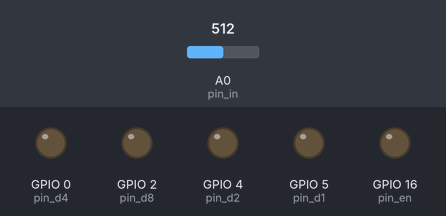
Simulated run of this sketch. Board: ESP8266 (NodeMCU). Shown: output pins drawn as LEDs (lit = HIGH). The test bench sets the inputs (shaded band); at power-on: A0 (pin_in) = 512. WiFi joins after 1.5 s; servers stay silent unless stated; what the sketch prints to the serial monitor is not drawn.

Above: at 2.5 s.
At 5.7 s:
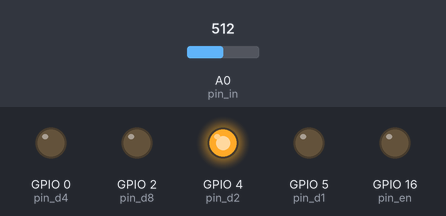
At 7.2 s:
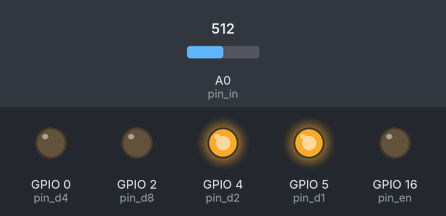
At 10.2 s:
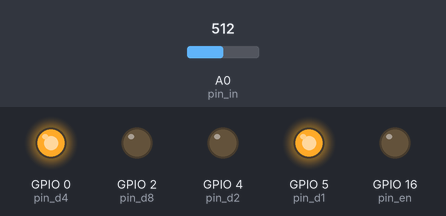
At 13.2 s:
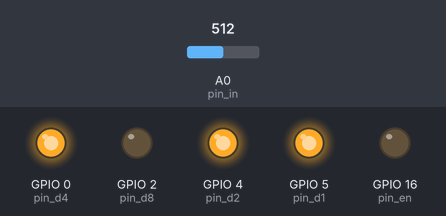
At 17.7 s:
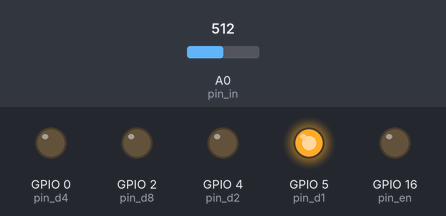
Timing chart, 0 to 19.1 s (numbered marks = the images above):
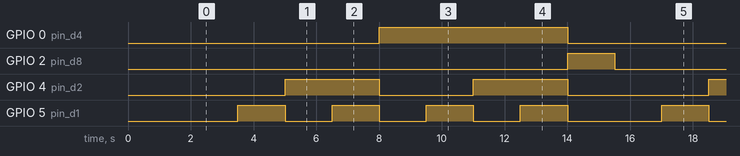

Measured:
- by itself, GPIO 0 (pin_d4): alternates HIGH for 6.0 s and LOW for 7.5 s
- by itself, GPIO 2 (pin_d8): alternates HIGH for 1.5 s and LOW for 12.0 s
- by itself, GPIO 4 (pin_d2): repeats every 13.5 s: LOW 3.0 s, HIGH 3.0 s, LOW 4.5 s, HIGH 3.0 s
- by itself, GPIO 5 (pin_d1): repeats every 13.5 s: 3 × (LOW 1.5 s, HIGH 1.5 s), LOW 3.0 s, HIGH 1.5 s

The sketch:

tempsensor.ino
```cpp
#include <ESP8266WiFi.h>          //ESP8266 Core WiFi Library (you most likely already have this in your sketch)

#include <DNSServer.h>            //Local DNS Server used for redirecting all requests to the configuration portal
#include <ESP8266WebServer.h>     //Local WebServer used to serve the configuration portal
#include <WiFiManager.h>          //https://github.com/tzapu/WiFiManager WiFi Configuration Magic
#include <Ticker.h>

int pin_in = A0;
int pin_en = 16;
int pin_d1 = 5;
int pin_d2 = 4;
int pin_d4 = 0;
int pin_d8 = 2;

const int numberOfPorts = 8;

float temperatures[16];

Ticker ticker;

std::unique_ptr<ESP8266WebServer> server;

void setup() {
  // put your setup code here, to run once:

  Serial.begin(9600);
  Serial.println("Initializing");
  WiFiManager wifiManager;
  wifiManager.autoConnect();

  Serial.println("Connected. Starting web server.");

  server.reset(new ESP8266WebServer(WiFi.localIP(), 80));

  server->on("/", [](){
    String output = "[";
    for(int i=1;i<=numberOfPorts;i++) {
      if(i>1) output += ",";
      output += "{\"sensor\":"+String(i)+",\"temperature\":"+String(temperatures[i])+"}";
    }
    output += "]";
    server->send(200, "application/json", output);
  });

  server->begin();

  pinMode(pin_en, OUTPUT);
  pinMode(pin_d1, OUTPUT);
  pinMode(pin_d2, OUTPUT);
  pinMode(pin_d4, OUTPUT);
  pinMode(pin_d8, OUTPUT);

  ticker.attach(0.5, poll);

  Serial.println("All ready.");
}

int i = 0, zero = 0, phase=0;

void poll() {
  switch(phase) {
    case 0:
      setPort(i);
      phase = 1;
      break;
    case 1:
      int temp = analogRead(pin_in);
      if(i == 0) {
        zero = temp;
      } else {
        temp -= zero;
        temperatures[i] = ((float)temp) * 100 / 1024;
      }
      phase = 2;
      break;
    case 2:
      i++;
      if(i > numberOfPorts) {
        i = 0;
      }
      phase = 0;
      break;
  }
}

void loop() {
  server->handleClient();
}

void setPort(byte i) {
  digitalWrite(pin_d1, i & 0b0001);
  digitalWrite(pin_d2, i & 0b0010);
  digitalWrite(pin_d4, i & 0b0100);
  digitalWrite(pin_d8, i & 0b1000);
}
```
